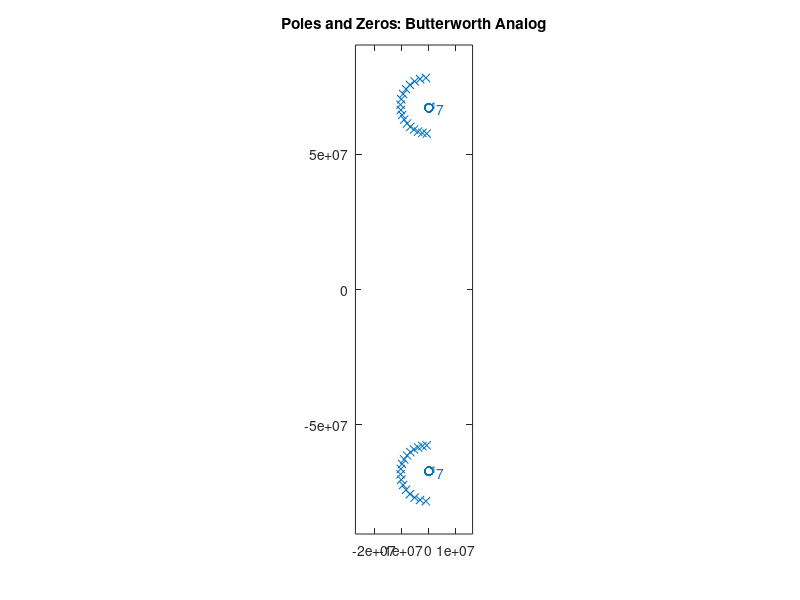
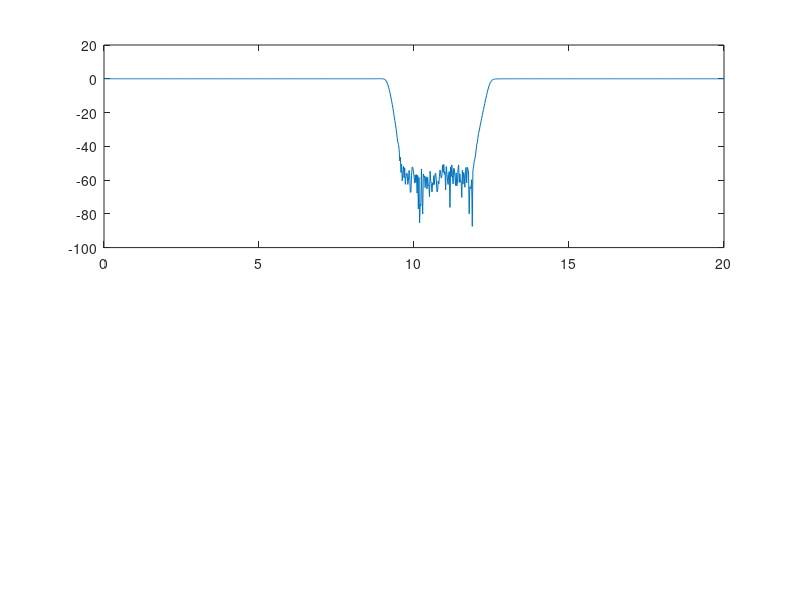

These figures' MATLAB source, in order: (Note: this script raises an error after producing the figures.)
% DSP HW#2- Andy Jaku
clc
clear
close all

%% Q-1)
% Attached to submission 

%% Q-2)
% Specs:
% Creating a bandstop filter
% Pasband below 9MHz and above 12.5MHz
% Passband variation 1.5dB
% Stopband from 9.5MHz to 12MHz
% Stopband attenuation 40db

% For digital filters sampling rate if 40MHz

f_s = 40e6; % Sampling frequency
f_n = f_s/2; % Nyquist frequency

f = linspace(0, f_n, 1001); % Suggested by Logan Po

Wp_dig = [9e6 12.5e6]/(f_n); 
Ws_dig = [9.5e6 12e6]/(f_n);
% Wp(1) = 9 < Ws(1) = 9.5 < Ws(2) = 12 < Wp(2) = 12.5
% As a result, passband should range from 0->Wp(1) and Wp(2) to 1.
Wp_an = [9e6 12.5e6]*(2*pi);
Ws_an = [9.5e6 12e6]*(2*pi);

Rp = 1.5; % passband attenuation
Rs = 40; % stopband attenuation
% if you want analog, rep freq in radians/second and specify 's'.
% As a result, passband should range from 0->Wp(1) and Wp(2) to 1.

%% buttord -> butter (ANALOG)
[n_b_an, Wn_b_an] = buttord(Wp_an, Ws_an, Rp, Rs, 's');
fprintf("\nButterworth Filter Order (Analog): %0.4f\n", 2*n_b_an);
[b_b_an, a_b_an] = butter(n_b_an, Wn_b_an, 'stop', 's');
[z_b_an, p_b_an, ~] = butter(n_b_an, Wn_b_an, 'stop', 's');

% b) Pole-Zero plots 
figure();
zplane(z_b_an, p_b_an);
title('Poles and Zeros: Butterworth Analog');
grid;
h_b_an = freqs(b_b_an, a_b_an, 2*pi*f);
fprintf("Peak Passband @ 9MHz Edge: %0.4f\n", 20*log10(abs(h_b_an(f/1e6 == 9))));
fprintf("Peak Passband @ 12.5MHz Edge: %0.4f\n", 20*log10(abs(h_b_an(f/1e6 == 12.5))));
fprintf("Stopband Edge @ 9.5MHz: %0.4f\n", 20*log10(abs(h_b_an(f/1e6 == 9.5))));
fprintf("Stopband Edge @ 12MHz: %0.4f\n", 20*log10(abs(h_b_an(f/1e6 == 12))));

figure();
subplot(2, 1, 1);
plot(f/1e6, 20*log10(abs(h_b_an)));
ax = gca;
ax.YLim = [-50 2];
title('Magnitude Response: Butterworth Analog');
xlabel('Frequency (MHz)');
ylabel('Magnitude (dB)');
subplot(2, 1, 2);
plot(f/1e6, unwrap(angle(h_b_an))*180/pi);
title('Phase Response: Butterworth Analog');
xlabel('Frequency (MHz)');
ylabel('Phase (Degrees)');

% buttord -> butter (DIGITAL)

% a) Filter Order
[n_b_dig, Wn_b_dig] = buttord(Wp_dig, Ws_dig, Rp, Rs);
fprintf("\nButterworth Filter Order (Digital): %0.4f\n", 2*n_b_dig);
[b_b_dig, a_b_dig] = butter(n_b_dig, Wn_b_dig, 'stop');
[z_b_dig, p_b_dig, ~] = butter(n_b_dig, Wn_b_dig, 'stop');

% b) Pole-Zero plots 
figure();
zplane(z_b_dig, p_b_dig);
title('Poles and Zeros: Butterworth Digital');
grid;

% c-d) Magnitude and Phase Response
figure();
h_b_dig = freqz(b_b_dig, a_b_dig, f, f_s);
fprintf("Peak Passband @ 9MHz Edge: %0.4f\n", 20*log10(abs(h_b_dig(f/1e6 == 9))));
fprintf("Peak Passband @ 12.5MHz Edge: %0.4f\n", 20*log10(abs(h_b_dig(f/1e6 == 12.5))));
fprintf("Stopband Edge @ 9.5MHz: %0.4f\n", 20*log10(abs(h_b_dig(f/1e6 == 9.5))));
fprintf("Stopband Edge @ 12MHz: %0.4f\n", 20*log10(abs(h_b_dig(f/1e6 == 12))));

subplot(2, 1, 1);
plot(f/1e6, 20*log10(abs(h_b_dig)));
ax = gca;
ax.YLim = [-50 2];
title('Magnitude Response: Butterworth Digital');
xlabel('Frequency (MHz)');
ylabel('Magnitude (dB)');
subplot(2, 1, 2);
plot(f/1e6, unwrap(angle(h_b_dig))*180/pi);
title('Phase Response: Butterworth Digital');
xlabel('Frequency (MHz)');
ylabel('Phase (Degrees)');

%% cheb1ord -> cheby1(ANALOG)
[n_c1_an, Wp_c1_an] = cheb1ord(Wp_an, Ws_an, Rp, Rs, 's');
fprintf("\nChebyshev I Filter Order (Analog): %0.4f\n", 2*n_c1_an);
[b_c1_an, a_c1_an] = cheby1(n_c1_an, Rp, Wp_c1_an, 'stop', 's');
[z_c1_an, p_c1_an, ~] = cheby1(n_c1_an, Rp, Wp_c1_an, 'stop', 's');

% b) Pole-Zero plots 
figure();
zplane(z_c1_an, p_c1_an);
title('Poles and Zeros: Chebyshev I Analog');
grid;
h_c1_an = freqs(b_c1_an, a_c1_an, 2*pi*f);
fprintf("Peak Passband @ 9MHz Edge: %0.4f\n", 20*log10(abs(h_c1_an(f/1e6 == 9))));
fprintf("Peak Passband @ 12.5MHz Edge: %0.4f\n", 20*log10(abs(h_c1_an(f/1e6 == 12.5))));
fprintf("Stopband Edge @ 9.5MHz: %0.4f\n", 20*log10(abs(h_c1_an(f/1e6 == 9.5))));
fprintf("Stopband Edge @ 12MHz: %0.4f\n", 20*log10(abs(h_c1_an(f/1e6 == 12))));

figure();
subplot(2, 1, 1);
plot(f/1e6, 20*log10(abs(h_c1_an)));
ax = gca;
ax.YLim = [-50 2];
title('Magnitude Response: Chebyshev I Analog');
xlabel('Frequency (MHz)');
ylabel('Magnitude (dB)');
subplot(2, 1, 2);
plot(f/1e6, unwrap(angle(h_c1_an))*180/pi);
title('Phase Response: Chebyshev I Analog');
xlabel('Frequency (MHz)');
ylabel('Phase (Degrees)');


% cheb1ord -> cheby1 (DIGITAL)
% a) Filter Order
[n_c1_dig, Wp_c1_dig] = cheb1ord(Wp_dig, Ws_dig, Rp, Rs);
fprintf("\nChebyshev Type I Filter Order (Digital): %0.4f\n", 2*n_c1_dig);
[b_c1_dig, a_c1_dig] = cheby1(n_c1_dig, Rp, Wp_c1_dig, 'stop');
[z_c1_dig, p_c1_dig, ~] = cheby1(n_c1_dig, Rp, Wp_c1_dig, 'stop');

% b) Pole-Zero plots 
figure();
zplane(z_c1_dig, p_c1_dig);
title('Poles and Zeros: Chebyshev 1 Digital');
grid;

% c-d) Magnitude and Phase Response
%figure();
%title('Chebyshev 1 Bandstop Digital Filter');
%freqz(b_c1_dig, a_c1_dig, [], f_s)
figure();
h_c1_dig = freqz(b_c1_dig, a_c1_dig, f, f_s);
fprintf("Peak Passband @ 9MHz Edge: %0.4f\n", 20*log10(abs(h_c1_dig(f/1e6 == 9))));
fprintf("Peak Passband @ 12.5MHz Edge: %0.4f\n", 20*log10(abs(h_c1_dig(f/1e6 == 12.5))));
fprintf("Stopband Edge @ 9.5MHz: %0.4f\n", 20*log10(abs(h_c1_dig(f/1e6 == 9.5))));
fprintf("Stopband Edge @ 12MHz: %0.4f\n", 20*log10(abs(h_c1_dig(f/1e6 == 12))));

subplot(2, 1, 1);
plot(f/1e6, 20*log10(abs(h_c1_dig)))
ax = gca;
ax.YLim = [-50 2];
title('Magnitude Response: Chebyshev Type I Digital');
xlabel('Frequency (MHz)');
ylabel('Magnitude (dB)');
subplot(2, 1, 2);
plot(f/1e6, unwrap(angle(h_c1_dig))*180/pi);
title('Phase Response: Chebyshev Type I Digital');
xlabel('Frequency (MHz)');
ylabel('Phase (Degrees)');

%% cheb2ord -> cheby2(ANALOG)
[n_c2_an, Wp_c2_an] = cheb2ord(Wp_an, Ws_an, Rp, Rs, 's');
fprintf("\nChebyshev II Filter Order (Analog): %0.4f\n", 2*n_c2_an);
[b_c2_an, a_c2_an] = cheby2(n_c2_an, Rs, Wp_c2_an, 'stop', 's');
[z_c2_an, p_c2_an, ~] = cheby2(n_c2_an, Rs, Wp_c2_an, 'stop', 's');

% b) Pole-Zero plots 
figure();
zplane(z_c2_an, p_c2_an);
title('Poles and Zeros: Chebyshev II Analog');
grid;
h_c2_an = freqs(b_c2_an, a_c2_an, 2*pi*f);
fprintf("Peak Passband @ 9MHz Edge: %0.4f\n", 20*log10(abs(h_c2_an(f/1e6 == 9))));
fprintf("Peak Passband @ 12.5MHz Edge: %0.4f\n", 20*log10(abs(h_c2_an(f/1e6 == 12.5))));
fprintf("Stopband Edge @ 9.5MHz: %0.4f\n", 20*log10(abs(h_c2_an(f/1e6 == 9.5))));
fprintf("Stopband Edge @ 12MHz: %0.4f\n", 20*log10(abs(h_c2_an(f/1e6 == 12))));

figure();
subplot(2, 1, 1);
plot(f/1e6, 20*log10(abs(h_c2_an)));
ax = gca;
ax.YLim = [-50 2];
title('Magnitude Response: Chebyshev II Analog');
xlabel('Frequency (MHz)');
ylabel('Magnitude (dB)');
subplot(2, 1, 2);
plot(f/1e6, unwrap(angle(h_c2_an))*180/pi);
title('Phase Response: Chebyshev II Analog');
xlabel('Frequency (MHz)');
ylabel('Phase (Degrees)');


% cheb2ord -> cheby2 (DIGITAL)
% a) Filter Order
[n_c2_dig, Ws_c2_dig] = cheb2ord(Wp_dig, Ws_dig, Rp, Rs);
fprintf("\nChebyshev Type II Filter Order (Digital): %0.4f\n", 2*n_c2_dig);
[b_c2_dig, a_c2_dig] = cheby2(n_c2_dig, Rs, Ws_c2_dig, 'stop');
[z_c2_dig, p_c2_dig, ~] = cheby1(n_c1_dig, Rs, Wp_c1_dig, 'stop');

% b) Pole-Zero plots 
figure();
zplane(z_c2_dig, p_c2_dig);
title('Poles and Zeros: Chebyshev Type II Digital');
grid;

% c-d) Magnitude and Phase Response
h_c2_dig = freqz(b_c2_dig, a_c2_dig, f, f_s);
fprintf("Peak Passband @ 9MHz Edge: %0.4f\n", 20*log10(abs(h_c2_dig(f/1e6 == 9))));
fprintf("Peak Passband @ 12.5MHz Edge: %0.4f\n", 20*log10(abs(h_c2_dig(f/1e6 == 12.5))));
fprintf("Stopband Edge @ 9.5MHz: %0.4f\n", 20*log10(abs(h_c2_dig(f/1e6 == 9.5))));
fprintf("Stopband Edge @ 12MHz: %0.4f\n", 20*log10(abs(h_c2_dig(f/1e6 == 12))));

figure();
subplot(2, 1, 1);
plot(f/1e6, 20*log10(abs(h_c2_dig)))
ax = gca;
ax.YLim = [-50 2];
title('Magnitude Response: Chebyshev Type II Digital');
xlabel('Frequency (MHz)');
ylabel('Magnitude (dB)');
subplot(2, 1, 2);
plot(f/1e6, unwrap(angle(h_c2_dig))*180/pi)
title('Phase Response: Chebyshev Type II Digital');
xlabel('Frequency (MHz)');
ylabel('Phase (Degrees)');

%% ellipord -> ellip (ANALOG)
[n_e_an, Wp_e_an] = ellipord(Wp_an, Ws_an, Rp, Rs, 's');
fprintf("\nElliptical Filter Order (Analog): %0.4f\n", 2*n_e_an);
[b_e_an, a_e_an] = ellip(n_e_an, Rp, Rs, Wp_e_an, 'stop', 's');
[z_e_an, p_e_an, ~] = ellip(n_e_an, Rp, Rs, Wp_e_an, 'stop', 's');


% b) Pole-Zero plots 
figure();
zplane(z_e_an, p_e_an);
title('Poles and Zeros: Elliptical Analog');
grid;
h_e_an = freqs(b_e_an, a_e_an, 2*pi*f);
fprintf("Peak Passband @ 9MHz Edge: %0.4f\n", 20*log10(abs(h_e_an(f/1e6 == 9))));
fprintf("Peak Passband @ 12.5MHz Edge: %0.4f\n", 20*log10(abs(h_e_an(f/1e6 == 12.5))));
fprintf("Stopband Edge @ 9.5MHz: %0.4f\n", 20*log10(abs(h_e_an(f/1e6 == 9.5))));
fprintf("Stopband Edge @ 12MHz: %0.4f\n", 20*log10(abs(h_e_an(f/1e6 == 12))));

figure();
subplot(2, 1, 1);
plot(f/1e6, 20*log10(abs(h_e_an)));
ax = gca;
ax.YLim = [-50 2];
title('Magnitude Response: Elliptical Analog');
xlabel('Frequency (MHz)');
ylabel('Magnitude (dB)');
subplot(2, 1, 2);
plot(f/1e6, unwrap(angle(h_e_an))*180/pi);
title('Phase Response: Elliptical II Analog');
xlabel('Frequency (MHz)');
ylabel('Phase (Degrees)');

% ellipord -> ellip (DIGITAL)
% a) Filter Order
[n_e_dig, Wp_e_dig] = ellipord(Wp_dig, Ws_dig, Rp, Rs);
fprintf("\nElliptical Filter Order (Digital): %0.4f\n", 2*n_e_dig);
[b_e_dig, a_e_dig] = ellip(n_e_dig, Rp, Rs, Wp_e_dig, 'stop');
[z_e_dig, p_e_dig, ~] = ellip(n_e_dig, Rp, Rs, Wp_e_dig, 'stop');

% b) Pole-Zero plots 
figure();
zplane(z_e_dig, p_e_dig);
title('Poles and Zeros: Elliptical Digital');
grid;

% c-d) Magnitude and Phase Response
figure();
h_e_dig = freqz(b_e_dig, a_e_dig, f, f_s);
fprintf("Peak Passband @ 9MHz Edge: %0.4f\n", 20*log10(abs(h_e_dig(f/1e6 == 9))));
fprintf("Peak Passband @ 12.5MHz Edge: %0.4f\n", 20*log10(abs(h_e_dig(f/1e6 == 12.5))));
fprintf("Stopband Edge @ 9.5MHz: %0.4f\n", 20*log10(abs(h_e_dig(f/1e6 == 9.5))));
fprintf("Stopband Edge @ 12MHz: %0.4f\n", 20*log10(abs(h_e_dig(f/1e6 == 12))));
subplot(2, 1, 1);
plot(f/1e6, 20*log10(abs(h_e_dig)))
ax = gca;
ax.YLim = [-50 2];
title('Magnitude Response: Elliptical Digital');
xlabel('Frequency (MHz)');
ylabel('Magnitude (dB)');
subplot(2, 1, 2);
plot(f/1e6, unwrap(angle(h_e_dig))*180/pi)
title('Phase Response: Elliptical Digital');
xlabel('Frequency (MHz)');
ylabel('Phase (Degrees)');

%% Q-3)
% Specs:
% Creating a bandstop filter
% Pasband below 9MHz and above 12.5MHz
% Passband variation 1.5dB
% Stopband from 9.5MHz to 12MHz
% Stopband attenuation 40db

% For digital filters sampling rate if 40MHz

f_s = 40e6; % Sampling frequency
f_n = f_s/2; % Nyquist frequency

f = linspace(0, f_n, 1001); % Suggested by Logan Po

Wp_dig = [9e6 12.5e6]/(f_n); 
Ws_dig = [9.5e6 12e6]/(f_n);
% Wp(1) = 9 < Ws(1) = 9.5 < Ws(2) = 12 < Wp(2) = 12.5
% Passband Gain = 20log10((1+delta_passband)/(1-delta_passband))
% Stopband Gain = -20log10(delta_stopband)
% Solve for both (known that Passband Gain = 1.5dB, Stopband = 40dB)
syms x
eqn = 20*log10((1+x)/(1-x)) == 1.5;
delta_passband = eval(solve(eqn, x));
fprintf("\nDelta Passband: %0.4f\n", delta_passband);
syms x
eqn = -20*log10(x) == 40;
delta_stopband = eval(solve(eqn, x));
fprintf("Delta Stopband: %0.4f\n", delta_stopband);


% Kaiser 
[n_kai, Wn_kai, beta_kai, ftype_kai] = kaiserord([9e6 9.5e6 12e6 12.5e6], [1 0 1], [delta_passband delta_stopband delta_passband], f_s);
fprintf("\nKaiser Filter Order (Digital): %0.4f\n", 2*n_kai);
b_kai = fir1(n_kai,Wn_kai,ftype_kai,kaiser(n_kai+1,beta_kai),'noscale');
% b) Pole-Zero plots 
figure();
zplane(b_kai);
title('Poles and Zeros: Kaiser');
grid;

h_kai = freqz(b_kai, 1, f, f_s);

figure();
impz(b_kai,1)
title("Coefficients of Kaiser")


figure();
subplot(2, 1, 1);
plot(f/1e6, 20*log10(abs(h_kai)))
ax = gca;
ax.YLim = [-50 2];
title('Magnitude Response: Kaiser');
xlabel('Frequency (MHz)');
ylabel('Magnitude (dB)');
subplot(2, 1, 2);
plot(f/1e6, unwrap(angle(h_kai))*180/pi)
title('Phase Response: Kaiser');
xlabel('Frequency (MHz)');
ylabel('Phase (Degrees)');

% Equiripple
[n_eq, f_eq, ao_eq, w_eq] = firpmord([9e6 9.5e6 12e6 12.5e6], [1 0 1], [delta_passband delta_stopband delta_passband], f_s);
fprintf("\nEquiripple Filter Order (Digital): %0.4f\n", 2*n_eq);
b_eq = firpm(n_eq, f_eq, ao_eq, w_eq);
% b) Pole-Zero plots 
figure();
zplane(b_eq, 1);
title('Poles and Zeros: Equiripple');
grid;

h_eq = freqz(b_eq, 1, f, f_s); % suggested by Ridwan

figure();
impz(b_eq,1);
title("Coefficients of Equiripple")


figure();
subplot(2, 1, 1);
plot(f/1e6, 20*log10(abs(h_eq)))
ax = gca;
ax.YLim = [-50 2];
title('Magnitude Response: Equiripple');
xlabel('Frequency (MHz)');
ylabel('Magnitude (dB)');
subplot(2, 1, 2);
plot(f/1e6, unwrap(angle(h_eq))*180/pi)
title('Phase Response: Equiripple');
xlabel('Frequency (MHz)');
ylabel('Phase (Degrees)');

% c)
w_eq;
% I think I capped here
fprintf("\nFirpmord Wp/Ws: %0.4f\n", w_eq(1)/w_eq(2));
fprintf("Calculated Ds/Dp: %0.4f\n", delta_stopband/delta_passband);
% It exists

% d)
stop_bound_1 = find(f==9.5e6);
stop_bound_2 = find(f==12e6);
pass_bound_1 = find(f==9e6);
pass_bound_2 = find(f==12.5e6);


fprintf("\nMaximum Passband Kaiser (dB): %0.4f\n", max((20*log10(abs(h_kai(1:pass_bound_1))))) - min((20*log10(abs(h_kai(1:pass_bound_1))))));
fprintf("Maximum Stopband Kaiser (dB): %0.4f\n", min(abs(20*log10(abs(h_kai(stop_bound_1:stop_bound_2))))));
fprintf("Maximum Passband Equiripple (dB): %0.4f\n", max((20*log10(abs(h_eq(1:pass_bound_1))))) - min((20*log10(abs(h_eq(1:pass_bound_1))))));
fprintf("Maximum Stopband Equiripple (dB): %0.4f\n", min(abs(20*log10(abs(h_eq(stop_bound_1:stop_bound_2))))));


% e) Neither fail to meet expectations, but the Kaiser filter is
% overdesigned as shown by its maximum passband being far lower than the
% tolerance specified. To fix that problem you could adjust the tolerances
% for kaiser and make it more lenient.